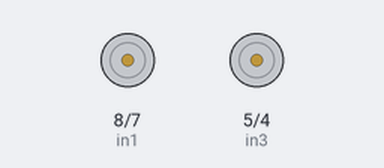
Bench run of a sketch on a simulated Arduino Uno, built with avr-gcc and run on an emulated ATmega328P. Shown: motor-driver pin pairs drawn as motors (green arrow = first pin HIGH = forward, orange = second pin HIGH = backward, longer = more drive, scaled by the enable pin).

Above: at 0.5 s.
At 3.0 s:
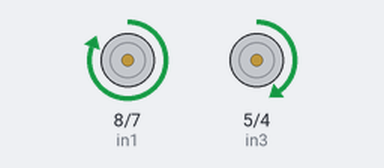
At 6.5 s:
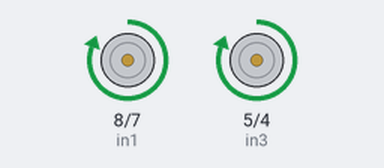
Timing chart, 0 to 8.0 s (numbered marks = the images above):
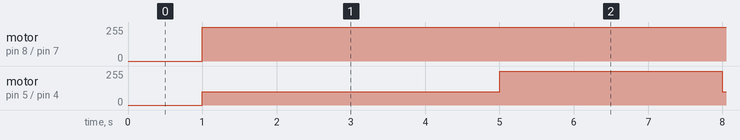

Measured:
- by itself, motor on pin 8 (in1) / pin 7 (in2): stopped → forward 255/255 at 1.0 s
- by itself, motor on pin 5 (in3) / pin 4 (in4): alternates forward 255/255 for 3.0 s and forward 100/255 for 4.0 s

The sketch:

Arduino_part.ino
```cpp
String mycmd;
int enA = 9;
int in1 = 8;
int in2 = 7;

int enB = 3;
int in3 = 5;
int in4 = 4;

void setup() {

	pinMode(enA, OUTPUT);
	pinMode(enB, OUTPUT);
	pinMode(in1, OUTPUT);
	pinMode(in2, OUTPUT);
	pinMode(in3, OUTPUT);
	pinMode(in4, OUTPUT);


	digitalWrite(in1, LOW);
	digitalWrite(in2, LOW);
	digitalWrite(in3, LOW);
	digitalWrite(in4, LOW);
}

void loop() {
mycmd=Serial.readStringUntil('\r');
Serial.print(mycmd);
if (mycmd=="Red")
{Forward();
}
else if(mycmd=="Blue")
{off();
}
else
{right();
}

}

void Forward()
{
	// Set motors to maximum speed
	// For PWM maximum possible values are 0 to 255
	analogWrite(enA, 255);
	analogWrite(enB, 255);

	// Turn on motor A & B
	digitalWrite(in1, HIGH);
	digitalWrite(in2, LOW);
	digitalWrite(in3, HIGH);
	digitalWrite(in4, LOW);
	delay(2000);
}
void off()
{
  analogWrite(enA, 0);
	analogWrite(enB, 0);
}
void right()
{
  	analogWrite(enA, 255);
	analogWrite(enB, 100);

	// Turn on motor A & B
	digitalWrite(in1, HIGH);
	digitalWrite(in2, LOW);
	digitalWrite(in3, HIGH);
	digitalWrite(in4, LOW);
	delay(4000);

  analogWrite(enA, 255);
	analogWrite(enB, 255);

	// Turn on motor A & B
	digitalWrite(in1, HIGH);
	digitalWrite(in2, LOW);
	digitalWrite(in3, HIGH);
	digitalWrite(in4, LOW);
	delay(2000);
}
```
